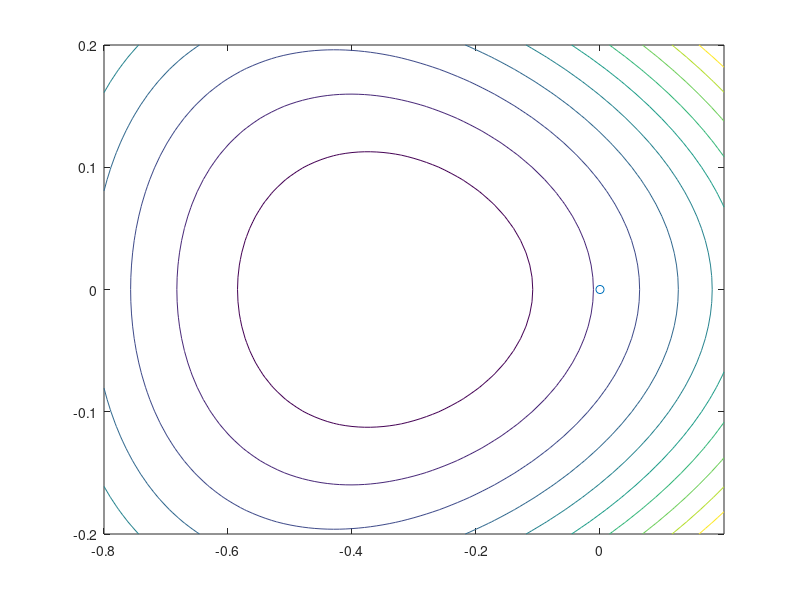

The MATLAB script that drew this image:
%This is a gradient descent for Figure 9.3
function [seq, len] = fyc()
[seq, len] = graddescbt('fd', 'dfd', [1 1], 0.1, 0.01, 0.1, 0.7)
[X,Y] = meshgrid(-0.8:0.01:0.2,-0.2:0.01:0.2);
Z = exp(X+3.*Y-0.1)+exp(X-3.*Y-0.1)+exp(-X-0.1);
figure
contour(X, Y, Z, 10)
hold on;
plot(0, 0, 'o')
end

function [seq, len] = graddescbt(f, g, x, e, t, alpha, beta)
% gradient descent
% f -- function
% g -- gradient
% x -- initial guess
% e -- initial step size
% t -- tolerance
gx = feval(g,x) ;
seq = zeros(1000, 2);
len = 1;
seq(len, :) = x;
while(norm(gx)>t)  % crude termination condition  norm is 2-norm
  step = e .* alpha;
  while(feval(f,x - step .* feval(g,x)) > feval(f,x - step .* feval(g,x) .* beta))
      step = step .* beta;
  end
  x = x - step .* feval(g,x) ;
  len = len + 1;
  seq(len, :) = x;
  gx = feval(g,x); 
end
end

function rtn= fd(c)
x=c(1) ;
y=c(2) ;
rtn = exp(x+3.*y-0.1)+exp(x-3.*y-0.1)+exp(-x-0.1) ;
end

function rtn= dfd(c)
x=c(1) ;
y=c(2) ;
rtn = [exp(x+3.*y-0.1)+exp(x-3.*y-0.1)-exp(-x-0.1) 3.*exp(x+3.*y-0.1)-3.*exp(x-3.*y-0.1)] ;
end
